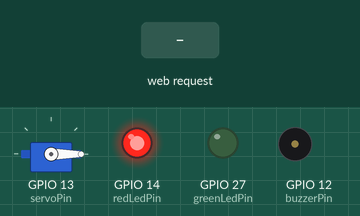
This sketch was run on a simulated ESP32. Shown: servo, output pins drawn as LEDs (lit = HIGH), buzzer (waves = sounding, pin HIGH). Inputs (shaded band) come from the test bench. WiFi joins after 1.5 s; servers stay silent unless stated; what the sketch prints to the serial monitor is not drawn.

Above: at 2.7 s.
2.8 s: HTTP request GET /open received
At 5.5 s:
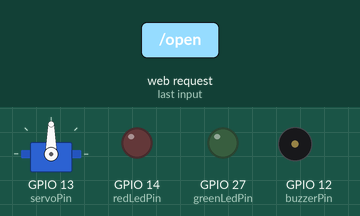
5.8 s: HTTP request GET /close received
At 5.87 s:
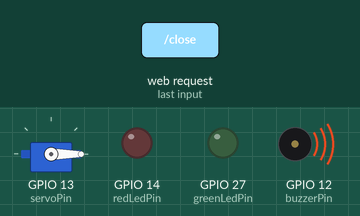
8.8 s: HTTP request GET /close received
At 8.87 s:
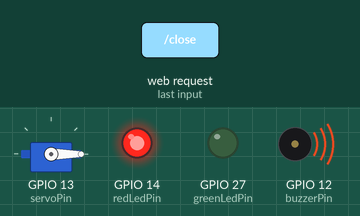
Timing chart, 0 to 12.4 s (numbered marks = the images above; inputs shaded):
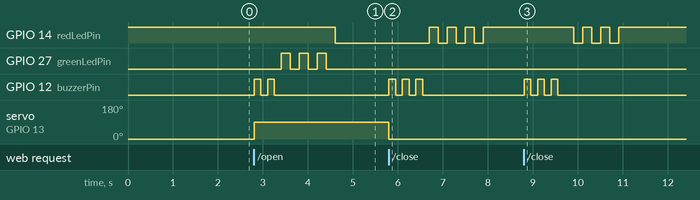

The sketch:

SmartLocker.ino
```cpp
#include <WiFi.h>
#include <WebServer.h>
#include <ESP32Servo.h>

// ====== WiFi Credentials ======
const char* ssid = "ADD_YOUR_WIFI_SSID";
const char* password = "ADD_YOUR_WIFI_PASSWORD";


// ====== Pin Definitions ======
int servoPin = 13;
int buzzerPin = 12;
int redLedPin = 14;
int greenLedPin = 27;
int irSensorPin = 26;

// ====== Global Variables ======
Servo myServo;
int servoPos = 0;     // 0 = closed, 90 = open
WebServer server(80);

// ====== HTML Page ======
String htmlPage = R"rawliteral(
<!DOCTYPE html>
<html>
<head>
  <title>Locker Control</title>
  <style>
    body { font-family: Arial; text-align: center; margin-top: 50px; }
    button { font-size: 24px; padding: 15px 30px; margin: 20px; border-radius: 12px; }
  </style>
</head>
<body>
  <h1>ESP32 Smart Locker</h1>
  <button onclick="location.href='/open'">Open</button>
  <button onclick="location.href='/close'">Close</button>
  <button onclick="location.href='/status'">Check Status</button>
</body>
</html>
)rawliteral";

// ====== Helper Functions ======
void beep(int times) {
  for (int i = 0; i < times; i++) {
    digitalWrite(buzzerPin, HIGH);
    delay(150);
    digitalWrite(buzzerPin, LOW);
    delay(150);
  }
}

void blinkLed(int pin, int times) {
  for (int i = 0; i < times; i++) {
    digitalWrite(pin, HIGH);
    delay(200);
    digitalWrite(pin, LOW);
    delay(200);
  }
}

// ====== Web Routes ======
void handleRoot() {
  server.send(200, "text/html", htmlPage);
}

void handleOpen() {
  Serial.println("Opening locker...");
  myServo.write(90);
  servoPos = 90;

  // Feedback
  beep(2);
  blinkLed(greenLedPin, 3);
  digitalWrite(redLedPin, LOW);  // turn off red LED when open

  server.send(200, "text/html", "<h2>Locker Opened</h2><a href='/'>Back</a>");
}

void handleClose() {
  Serial.println("Closing locker...");
  myServo.write(0);
  servoPos = 0;

  // Feedback
  beep(3);
  blinkLed(redLedPin, 3);
  digitalWrite(redLedPin, HIGH);  // keep red LED ON when closed

  server.send(200, "text/html", "<h2>Locker Closed</h2><a href='/'>Back</a>");
}

void handleStatus() {
  int irValue = digitalRead(irSensorPin);
  String lockerStatus = (servoPos == 0) ? "Closed" : "Open";
  String contentStatus = (irValue == HIGH) ? "Empty" : "Occupied";

  String html = "<h2>Locker Status</h2>";
  html += "<p><b>Locker:</b> " + lockerStatus + "</p>";
  html += "<p><b>Content:</b> " + contentStatus + "</p>";
  html += "<a href='/'>Back</a>";

  server.send(200, "text/html", html);
}

// ====== Setup ======
void setup() {
  Serial.begin(115200);

  pinMode(buzzerPin, OUTPUT);
  pinMode(redLedPin, OUTPUT);
  pinMode(greenLedPin, OUTPUT);
  pinMode(irSensorPin, INPUT);

  // Default state: locker closed, red LED ON
  digitalWrite(redLedPin, HIGH);
  digitalWrite(greenLedPin, LOW);
  digitalWrite(buzzerPin, LOW);

  // Connect WiFi
  WiFi.begin(ssid, password);
  Serial.print("Connecting to WiFi...");
  while (WiFi.status() != WL_CONNECTED) {
    delay(500);
    Serial.print(".");
  }
  Serial.println("\nWiFi connected!");
  Serial.print("ESP32 IP Address: ");
  Serial.println(WiFi.localIP());

  // Servo setup
  myServo.attach(servoPin);
  myServo.write(0); // start closed

  // Server routes
  server.on("/", handleRoot);
  server.on("/open", handleOpen);
  server.on("/close", handleClose);
  server.on("/status", handleStatus);

  server.begin();
  Serial.println("Web server started!");
}

// ====== Main Loop ======
void loop() {
  server.handleClient();
}
```

Measured:
- after the input at 2.8 s, GPIO 14 (redLedPin): HIGH → LOW after 1.8 s; GPIO 27 (greenLedPin): alternates HIGH for 0.20 s and LOW for 0.20 s, 6 changes in all, then stays LOW, starting after 0.60 s
- after the input at 5.8 s, GPIO 14 (redLedPin): alternates HIGH for 0.20 s and LOW for 0.20 s, 7 changes in all, then stays HIGH, starting after 0.90 s; GPIO 12 (buzzerPin): alternates HIGH for 0.15 s and LOW for 0.15 s, 6 changes in all, then stays LOW, starting at once; servo on GPIO 13 (servoPin): 90° → 0° at once
- after the input at 8.8 s, GPIO 14 (redLedPin): alternates HIGH for 0.20 s and LOW for 0.20 s, 6 changes in all, then stays HIGH, starting after 1.1 s; GPIO 12 (buzzerPin): alternates HIGH for 0.15 s and LOW for 0.15 s, 6 changes in all, then stays LOW, starting at once
